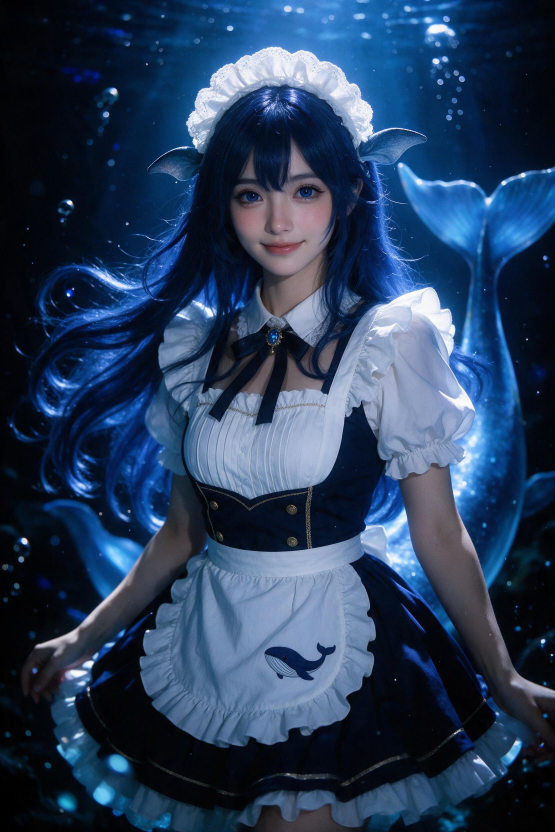
#> input picture art/source/whale-song-visual.jpg, 1664 x 2496 px, given in place of art.jpg, which was not available (shown at 1/3 size)
$ python make-zero-boot.py
#> lines starting #> are read from the running program, lines starting #| are printed output that depends on the picture
#!/usr/bin/env python3
"""零点以后 · 启动幕：把主视觉整体左移，人物不再贴右边缘。

用法：python3 tools/make-zero-boot.py [左移像素]
"""
import sys, pathlib
from PIL import Image, ImageDraw, ImageFilter

ROOT = pathlib.Path(__file__).resolve().parent.parent
SRC = ROOT / 'art/skins/after-zero/assets/art.jpg'
OUT = ROOT / 'art/gen/after-zero-boot.jpg'
W, H = 1440, 810


def main():
    shift = int(sys.argv[1]) if len(sys.argv) > 1 else 340

    art = Image.open(SRC).convert('RGB')
#> art is the input picture: PIL image 1664x2496 RGB; mean R, G, B 40.4, 61.7, 90.9
    w0 = round(art.width * H / art.height)
#> w0 = 540
    art = art.resize((w0, H), Image.LANCZOS)
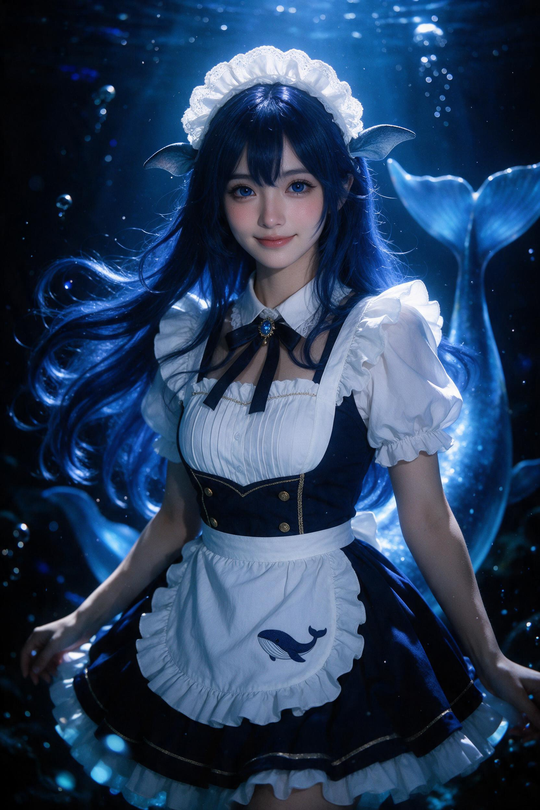
#> art: PIL image 540x810 RGB; mean R, G, B 40.4, 61.7, 90.9

    canvas = Image.new('RGB', (W, H), (9, 4, 7))
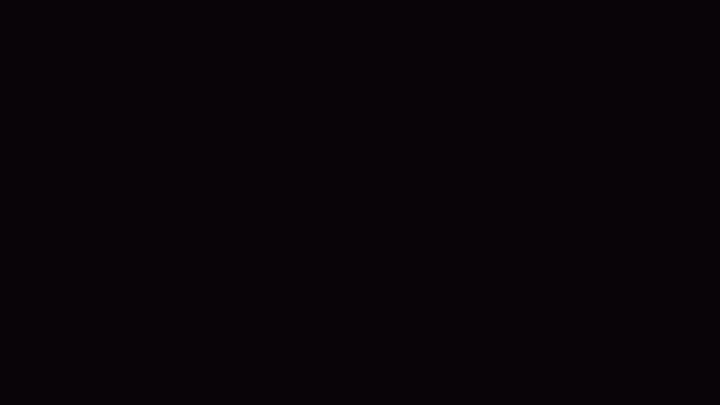
#> canvas: PIL image 1440x810 RGB (shown at 1/2 size); mean R, G, B 9, 4, 7

    # 右侧补的暗场：取原图最右一列拉宽 + 垂直模糊，接得上她身后的光
    edge = art.crop((w0 - 6, 0, w0, H)).resize((shift + 60, H), Image.LANCZOS)
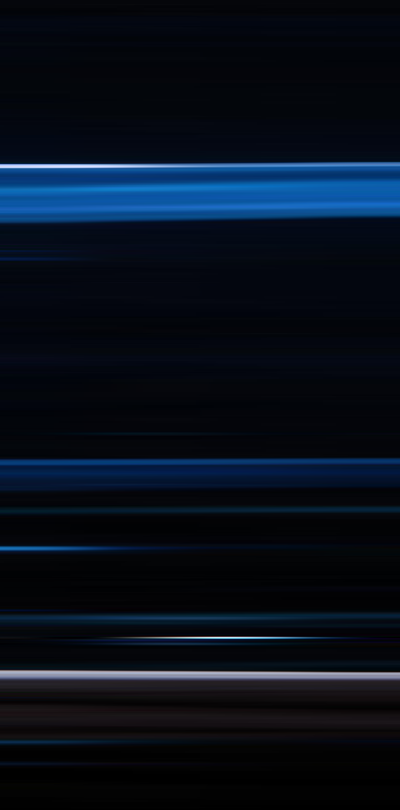
#> edge: PIL image 400x810 RGB; mean R, G, B 7.2, 15.4, 27.5
    canvas.paste(edge, (W - (shift + 60), 0))
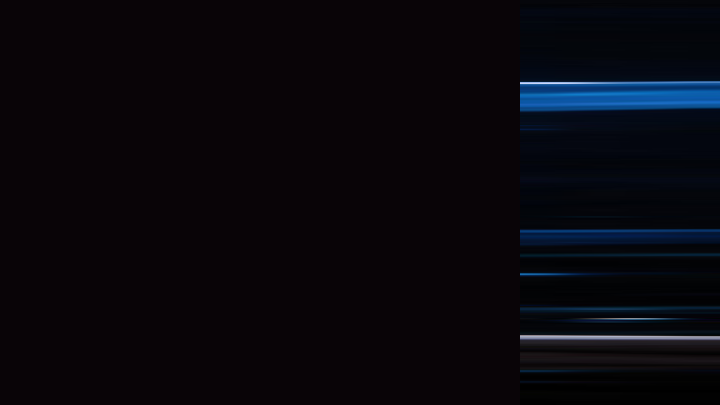
#> canvas: PIL image 1440x810 RGB (shown at 1/2 size); mean R, G, B 8.5, 7.2, 12.7
    canvas = canvas.filter(ImageFilter.GaussianBlur(28))
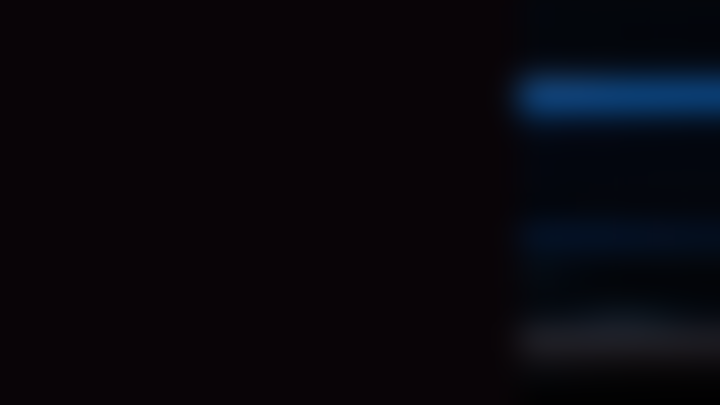
#> canvas: PIL image 1440x810 RGB (shown at 1/2 size); mean R, G, B 8.5, 7.1, 12.7

    x = W - w0 - shift          # 右对齐后再整体左移
#> x = 560
    canvas.paste(art, (x, 0))
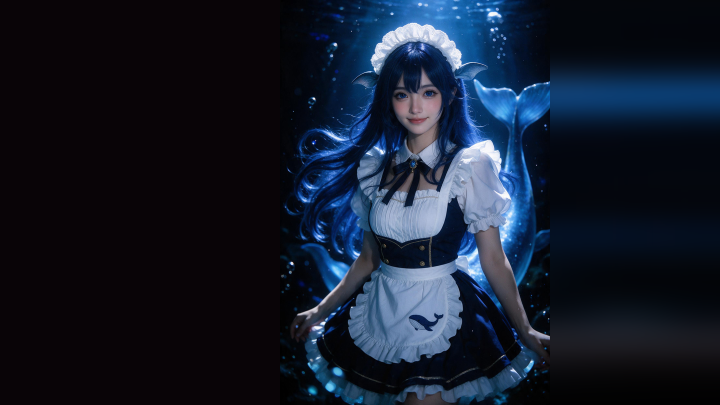
#> canvas: PIL image 1440x810 RGB (shown at 1/2 size); mean R, G, B 20.3, 28.3, 43.2

    # 左侧压暗，给标题留位置
    veil = Image.new('L', (W, H), 0)
#> veil: PIL image 1440x810 L; every value is 0
    vd = ImageDraw.Draw(veil)
    for i in range(0, int(W * 0.62)):
        vd.line([(i, 0), (i, H)], fill=int(200 * (1 - i / (W * 0.62)) ** 1.25))
    canvas = Image.composite(Image.new('RGB', (W, H), (9, 4, 7)), canvas, veil)

    OUT.parent.mkdir(parents=True, exist_ok=True)
    canvas.save(OUT, 'JPEG', quality=88, optimize=True, progressive=True)
    print('saved', OUT, 'shift', shift, OUT.stat().st_size)


if __name__ == '__main__':
    main()
